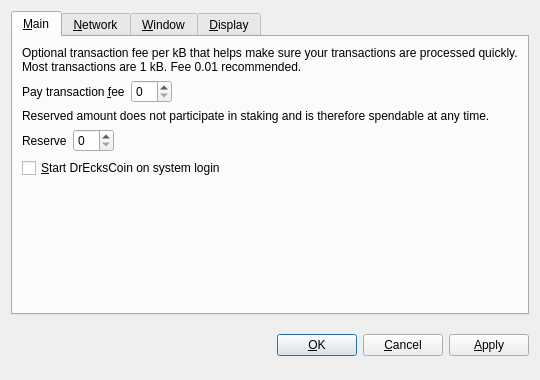
<?xml version="1.0" encoding="UTF-8"?>
<ui version="4.0">
 <class>OptionsDialog</class>
 <widget class="QDialog" name="OptionsDialog">
  <property name="geometry">
   <rect>
    <x>0</x>
    <y>0</y>
    <width>540</width>
    <height>380</height>
   </rect>
  </property>
  <property name="windowTitle">
   <string>Options</string>
  </property>
  <property name="modal">
   <bool>true</bool>
  </property>
  <layout class="QVBoxLayout" name="verticalLayout">
   <item>
    <widget class="QTabWidget" name="tabWidget">
     <property name="tabPosition">
      <enum>QTabWidget::North</enum>
     </property>
     <property name="currentIndex">
      <number>0</number>
     </property>
     <widget class="QWidget" name="tabMain">
      <attribute name="title">
       <string>&amp;Main</string>
      </attribute>
      <layout class="QVBoxLayout" name="verticalLayout_Main">
       <item>
        <widget class="QLabel" name="transactionFeeInfoLabel">
         <property name="text">
          <string>Optional transaction fee per kB that helps make sure your transactions are processed quickly. Most transactions are 1 kB. Fee 0.01 recommended.</string>
         </property>
         <property name="textFormat">
          <enum>Qt::PlainText</enum>
         </property>
         <property name="wordWrap">
          <bool>true</bool>
         </property>
        </widget>
       </item>
       <item>
        <layout class="QHBoxLayout" name="horizontalLayoutFee">
         <item>
          <widget class="QLabel" name="transactionFeeLabel">
           <property name="text">
            <string>Pay transaction &amp;fee</string>
           </property>
           <property name="textFormat">
            <enum>Qt::PlainText</enum>
           </property>
           <property name="buddy">
            <cstring>transactionFee</cstring>
           </property>
          </widget>
         </item>
         <item>
          <widget class="BitcoinAmountField" name="transactionFee"/>
         </item>
         <item>
          <spacer name="horizontalSpacerFee">
           <property name="orientation">
            <enum>Qt::Horizontal</enum>
           </property>
           <property name="sizeHint" stdset="0">
            <size>
             <width>40</width>
             <height>20</height>
            </size>
           </property>
          </spacer>
         </item>
        </layout>
       </item>
       <item>
        <widget class="QLabel" name="reserveBalanceInfoLabel">
         <property name="text">
          <string>Reserved amount does not participate in staking and is therefore spendable at any time.</string>
         </property>
         <property name="textFormat">
          <enum>Qt::PlainText</enum>
         </property>
         <property name="wordWrap">
          <bool>true</bool>
         </property>
        </widget>
       </item>
       <item>
        <layout class="QHBoxLayout" name="horizontalLayoutReserveBalance">
         <item>
          <widget class="QLabel" name="reserveBalanceLabel">
           <property name="text">
            <string>Reserve</string>
           </property>
           <property name="textFormat">
            <enum>Qt::PlainText</enum>
           </property>
           <property name="buddy">
            <cstring>reserveBalance</cstring>
           </property>
          </widget>
         </item>
         <item>
          <widget class="BitcoinAmountField" name="reserveBalance"/>
         </item>
         <item>
          <spacer name="horizontalSpacerReserveBalance">
           <property name="orientation">
            <enum>Qt::Horizontal</enum>
           </property>
           <property name="sizeHint" stdset="0">
            <size>
             <width>40</width>
             <height>20</height>
            </size>
           </property>
          </spacer>
         </item>
        </layout>
       </item>
       <item>
        <widget class="QCheckBox" name="bitcoinAtStartup">
         <property name="toolTip">
          <string>Automatically start DrEcksCoin after logging in to the system.</string>
         </property>
         <property name="text">
          <string>&amp;Start DrEcksCoin on system login</string>
         </property>
        </widget>
       </item>
       <item>
        <spacer name="verticalSpacer_Main">
         <property name="orientation">
          <enum>Qt::Vertical</enum>
         </property>
         <property name="sizeHint" stdset="0">
          <size>
           <width>20</width>
           <height>40</height>
          </size>
         </property>
        </spacer>
       </item>
      </layout>
     </widget>
     <widget class="QWidget" name="tabNetwork">
      <attribute name="title">
       <string>&amp;Network</string>
      </attribute>
      <layout class="QVBoxLayout" name="verticalLayout_Network">
       <item>
        <widget class="QCheckBox" name="mapPortUpnp">
         <property name="toolTip">
          <string>Automatically open the DrEcksCoin client port on the router. This only works when your router supports UPnP and it is enabled.</string>
         </property>
         <property name="text">
          <string>Map port using &amp;UPnP</string>
         </property>
        </widget>
       </item>
       <item>
        <widget class="QCheckBox" name="connectSocks">
         <property name="toolTip">
          <string>Connect to the DrEcksCoin network through a SOCKS proxy (e.g. when connecting through Tor).</string>
         </property>
         <property name="text">
          <string>&amp;Connect through SOCKS proxy:</string>
         </property>
        </widget>
       </item>
       <item>
        <layout class="QHBoxLayout" name="horizontalLayout_Network">
         <item>
          <widget class="QLabel" name="proxyIpLabel">
           <property name="text">
            <string>Proxy &amp;IP:</string>
           </property>
           <property name="textFormat">
            <enum>Qt::PlainText</enum>
           </property>
           <property name="buddy">
            <cstring>proxyIp</cstring>
           </property>
          </widget>
         </item>
         <item>
          <widget class="QValidatedLineEdit" name="proxyIp">
           <property name="maximumSize">
            <size>
             <width>140</width>
             <height>16777215</height>
            </size>
           </property>
           <property name="toolTip">
            <string>IP address of the proxy (e.g. 127.0.0.1)</string>
           </property>
          </widget>
         </item>
         <item>
          <widget class="QLabel" name="proxyPortLabel">
           <property name="text">
            <string>&amp;Port:</string>
           </property>
           <property name="textFormat">
            <enum>Qt::PlainText</enum>
           </property>
           <property name="buddy">
            <cstring>proxyPort</cstring>
           </property>
          </widget>
         </item>
         <item>
          <widget class="QLineEdit" name="proxyPort">
           <property name="maximumSize">
            <size>
             <width>55</width>
             <height>16777215</height>
            </size>
           </property>
           <property name="toolTip">
            <string>Port of the proxy (e.g. 9050)</string>
           </property>
          </widget>
         </item>
         <item>
          <widget class="QLabel" name="socksVersionLabel">
           <property name="text">
            <string>SOCKS &amp;Version:</string>
           </property>
           <property name="textFormat">
            <enum>Qt::PlainText</enum>
           </property>
           <property name="buddy">
            <cstring>socksVersion</cstring>
           </property>
          </widget>
         </item>
         <item>
          <widget class="QValueComboBox" name="socksVersion">
           <property name="toolTip">
            <string>SOCKS version of the proxy (e.g. 5)</string>
           </property>
          </widget>
         </item>
         <item>
          <spacer name="horizontalSpacer_Network">
           <property name="orientation">
            <enum>Qt::Horizontal</enum>
           </property>
           <property name="sizeHint" stdset="0">
            <size>
             <width>40</width>
             <height>20</height>
            </size>
           </property>
          </spacer>
         </item>
        </layout>
       </item>
       <item>
        <spacer name="verticalSpacer_Network">
         <property name="orientation">
          <enum>Qt::Vertical</enum>
         </property>
         <property name="sizeHint" stdset="0">
          <size>
           <width>20</width>
           <height>40</height>
          </size>
         </property>
        </spacer>
       </item>
      </layout>
     </widget>
     <widget class="QWidget" name="tabWindow">
      <attribute name="title">
       <string>&amp;Window</string>
      </attribute>
      <layout class="QVBoxLayout" name="verticalLayout_Window">
       <item>
        <widget class="QCheckBox" name="minimizeToTray">
         <property name="toolTip">
          <string>Show only a tray icon after minimizing the window.</string>
         </property>
         <property name="text">
          <string>&amp;Minimize to the tray instead of the taskbar</string>
         </property>
        </widget>
       </item>
       <item>
        <widget class="QCheckBox" name="minimizeOnClose">
         <property name="toolTip">
          <string>Minimize instead of exit the application when the window is closed. When this option is enabled, the application will be closed only after selecting Quit in the menu.</string>
         </property>
         <property name="text">
          <string>M&amp;inimize on close</string>
         </property>
        </widget>
       </item>
       <item>
        <spacer name="verticalSpacer_Window">
         <property name="orientation">
          <enum>Qt::Vertical</enum>
         </property>
         <property name="sizeHint" stdset="0">
          <size>
           <width>20</width>
           <height>40</height>
          </size>
         </property>
        </spacer>
       </item>
      </layout>
     </widget>
     <widget class="QWidget" name="tabDisplay">
      <attribute name="title">
       <string>&amp;Display</string>
      </attribute>
      <layout class="QVBoxLayout" name="verticalLayout_Display">
       <item>
        <layout class="QHBoxLayout" name="horizontalLayout_1_Display">
         <item>
          <widget class="QLabel" name="langLabel">
           <property name="text">
            <string>User Interface &amp;language:</string>
           </property>
           <property name="textFormat">
            <enum>Qt::PlainText</enum>
           </property>
           <property name="buddy">
            <cstring>lang</cstring>
           </property>
          </widget>
         </item>
         <item>
          <widget class="QValueComboBox" name="lang">
           <property name="toolTip">
            <string>The user interface language can be set here. This setting will take effect after restarting DrEcksCoin.</string>
           </property>
          </widget>
         </item>
        </layout>
       </item>
       <item>
        <layout class="QHBoxLayout" name="horizontalLayout_2_Display">
         <item>
          <widget class="QLabel" name="unitLabel">
           <property name="text">
            <string>&amp;Unit to show amounts in:</string>
           </property>
           <property name="textFormat">
            <enum>Qt::PlainText</enum>
           </property>
           <property name="buddy">
            <cstring>unit</cstring>
           </property>
          </widget>
         </item>
         <item>
          <widget class="QValueComboBox" name="unit">
           <property name="toolTip">
            <string>Choose the default subdivision unit to show in the interface and when sending coins.</string>
           </property>
          </widget>
         </item>
        </layout>
       </item>
       <item>
        <widget class="QCheckBox" name="displayAddresses">
         <property name="toolTip">
          <string>Whether to show DrEcksCoin addresses in the transaction list or not.</string>
         </property>
         <property name="text">
          <string>&amp;Display addresses in transaction list</string>
         </property>
        </widget>
       </item>
       <item>
        <widget class="QCheckBox" name="coinControlFeatures">
         <property name="toolTip">
          <string>Whether to show coin control features or not.</string>
         </property>
         <property name="text">
          <string>Display coin &amp;control features (experts only!)</string>
         </property>
        </widget>
       </item>
       <item>
        <spacer name="verticalSpacer_Display">
         <property name="orientation">
          <enum>Qt::Vertical</enum>
         </property>
         <property name="sizeHint" stdset="0">
          <size>
           <width>20</width>
           <height>40</height>
          </size>
         </property>
        </spacer>
       </item>
      </layout>
     </widget>
    </widget>
   </item>
   <item>
    <layout class="QHBoxLayout" name="horizontalLayout_Buttons">
     <item>
      <spacer name="horizontalSpacer_1">
       <property name="orientation">
        <enum>Qt::Horizontal</enum>
       </property>
       <property name="sizeHint" stdset="0">
        <size>
         <width>40</width>
         <height>48</height>
        </size>
       </property>
      </spacer>
     </item>
     <item>
      <widget class="QLabel" name="statusLabel">
       <property name="font">
        <font>
         <weight>75</weight>
         <bold>true</bold>
        </font>
       </property>
       <property name="text">
        <string/>
       </property>
       <property name="textFormat">
        <enum>Qt::PlainText</enum>
       </property>
       <property name="wordWrap">
        <bool>true</bool>
       </property>
      </widget>
     </item>
     <item>
      <spacer name="horizontalSpacer_2">
       <property name="orientation">
        <enum>Qt::Horizontal</enum>
       </property>
       <property name="sizeHint" stdset="0">
        <size>
         <width>40</width>
         <height>48</height>
        </size>
       </property>
      </spacer>
     </item>
     <item>
      <widget class="QPushButton" name="okButton">
       <property name="text">
        <string>&amp;OK</string>
       </property>
      </widget>
     </item>
     <item>
      <widget class="QPushButton" name="cancelButton">
       <property name="text">
        <string>&amp;Cancel</string>
       </property>
       <property name="autoDefault">
        <bool>false</bool>
       </property>
      </widget>
     </item>
     <item>
      <widget class="QPushButton" name="applyButton">
       <property name="text">
        <string>&amp;Apply</string>
       </property>
       <property name="autoDefault">
        <bool>false</bool>
       </property>
      </widget>
     </item>
    </layout>
   </item>
  </layout>
 </widget>
 <customwidgets>
  <customwidget>
   <class>BitcoinAmountField</class>
   <extends>QSpinBox</extends>
   <header>bitcoinamountfield.h</header>
  </customwidget>
  <customwidget>
   <class>QValueComboBox</class>
   <extends>QComboBox</extends>
   <header>qvaluecombobox.h</header>
  </customwidget>
  <customwidget>
   <class>QValidatedLineEdit</class>
   <extends>QLineEdit</extends>
   <header>qvalidatedlineedit.h</header>
  </customwidget>
 </customwidgets>
 <resources/>
 <connections/>
</ui>
